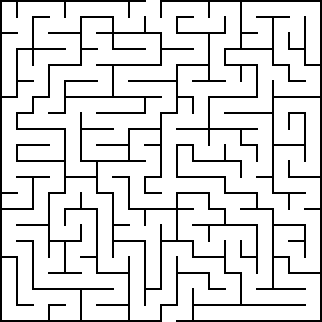
#> input picture 01_first_images/task_1/20 by 20 orthogonal maze.png, 322 x 322 px
$ jupyter execute --allow-errors homework_01.ipynb   (shell and % lines are left out)
#> lines starting #> are read from the running program, lines starting #| are printed output that depends on the picture; after the words box and inside, x2 and y2 are one past the last pixel; in counts of white or black regions, pixels touching at a corner belong together
# Домашняя работа №1

[cell 1]
import cv2
import numpy as np
from collections import deque

import matplotlib.pyplot as plt

[cell 2]
def plot_one_image(image: np.ndarray) -> None:
    """
    Отобразить изображение с помощью matplotlib.
    Вспомогательная функция.

    :param image: изображение для отображения
    :return: None
    """
    fig, axs = plt.subplots(1, 1, figsize=(8, 7))

    axs.imshow(image)
    axs.axis('off')
    plt.plot()

[cell 3]
def plot_two_images(image1: np.ndarray, image2: np.ndarray) -> None:
    fig, axs = plt.subplots(1, 2, figsize=(16, 7))  # 1 строка, 2 столбца

    axs[0].imshow(image1)
    axs[0].axis('off')

    axs[1].imshow(image2)
    axs[1].axis('off')

    plt.tight_layout()
    plt.show()

# Задача №1 - Лабиринт

Реализуйте алгоритм поиска выхода из лабиринта по растровому изобажению.
Вам нужно написать код, который будет находить путь (координаты пикселей) от заданного входа сверху до выхода снизу.

Отрисуйте получившийся маршрут на карте с помощью функции ```plot_maze_path(img, coords)``` или воспользуйтесь вам известным графическим инструментом.

__Input:__

Изображение лабиринта в кодировке $RGB$.

Все карты лежат на [яндекс-диске](https://yadi.sk/d/qEWVZk2picDdZw)

__Ouput:__

Массив координат пути через лабиринт в виде ```(np.array(x), np.array(y))```.

Оценивается __каждое__ успешное решение лабиринта.
Пример решенной задачи.

[cell 4]
def find_way_from_maze(image: np.ndarray) -> tuple:
    """
    Найти путь через лабиринт.

    :param image: изображение лабиринта
    :return: координаты пути из лабиринта в виде (x, y), где x и y - это массивы координат
    """
    gray_image = cv2.cvtColor(image, cv2.COLOR_BGR2GRAY)
    _, binary_mask = cv2.threshold(gray_image, 128, 255, cv2.THRESH_BINARY_INV)
    height, width = binary_mask.shape
    start_point = None
    end_point = None

    for i in range(height):
        for j in range(width):
            if binary_mask[i, j] == 0:
                start_point = (i, j)
                break
        if start_point is not None:
            break

    for i in range(height - 1, -1, -1):
        for j in range(width - 1, -1, -1):
            if binary_mask[i, j] == 0:
                end_point = (i, j)
                break
        if end_point is not None:
            break

    if start_point is None or end_point is None:
        return None

    movements = [(-1, 0), (1, 0), (0, -1), (0, 1)]

    queue = deque([start_point])
    visited_nodes = set()
    visited_nodes.add(start_point)
    parent_map = {start_point: None}

    while queue:
        current_node = queue.popleft()
        if current_node == end_point:
            break
        for move in movements:
            neighbor_node = (current_node[0] + move[0], current_node[1] + move[1])
            if (0 <= neighbor_node[0] < height and
                0 <= neighbor_node[1] < width and
                binary_mask[neighbor_node] == 0 and
                neighbor_node not in visited_nodes):

                visited_nodes.add(neighbor_node)
                queue.append(neighbor_node)
                parent_map[neighbor_node] = current_node

    coords = []
    step = end_point

    while step is not None:
        coords.append(step)
        step = parent_map.get(step)

    coords.reverse()
    x_coords, y_coords = ([], [])
    if coords:
        x_coords, y_coords = zip(*coords)

    return (x_coords, y_coords)

[cell 5]
def plot_maze_path(image: np.ndarray, coords: tuple) -> np.ndarray:
    """
    Нарисовать путь через лабиринт на изображении.
    Вспомогательная функция.

    :param image: изображение лабиринта
    :param coords: координаты пути через лабиринт типа (x, y) где x и y - массивы координат точек
    :return img_wpath: исходное изображение с отрисованными координатами
    """
    if image.ndim != 3:
        img = cv2.cvtColor(img, cv2.COLOR_GRAY2BGR)

    img_wpath = image.copy()
    if coords:
        x, y = coords
        img_wpath[x, y, :] = [0, 0, 255]

    return img_wpath

Загрузим тестовое изображение и отобразим его.

[cell 6]
test_image = cv2.imread('task_1/20 by 20 orthogonal maze.png')  # загрузить тестовую картинку
#> test_image is the input picture: shape (322, 322, 3); 86.4% white; black in thin lines or dots

plot_one_image(test_image)

Теперь ваша задача реализовать функцию ```plot_maze_path``` в ```task_1.py``` для того, чтобы найти координаты пути через лабиринт.

[cell 7]
way_coords = find_way_from_maze(test_image)  # вычислить координаты пути через лабиринт
#> in find_way_from_maze, `gray_image = cv2.cvtColor(image, cv2.COLOR_BGR2GRAY)`: gray_image: shape (322, 322); 86.4% white; black in thin lines or dots
#> in find_way_from_maze, `_, binary_mask = cv2.threshold(gray_image, 128, 255, cv2.THRESH_BINARY..`: binary_mask: shape (322, 322); 13.6% white in thin lines or dots

image_with_way = plot_maze_path(test_image, way_coords)
#> in plot_maze_path, `x, y = coords`: x = 1159 values, max 321 at index 1158, min 0 at index 0, mean 194.6; y = 1159 values, max 226 at index 1067, min 15 at index 286, mean 93.72
#> in plot_maze_path, `img_wpath[x, y, :] = [0, 0, 255]`: img_wpath: shape (322, 322, 3); 1.12% of pixels changed, all inside (x1, y1, x2, y2) = (15, 0, 227, 322)

plot_one_image(image_with_way)

[cell 8]
test_image = cv2.imread('task_1/20 by 22 orthogonal maze.png')  # загрузить тестовую картинку
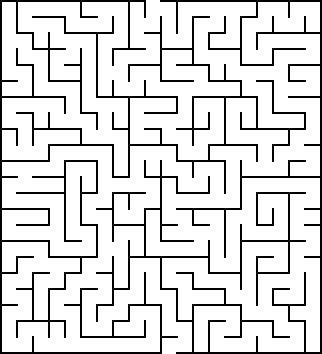
#> input picture 01_first_images/task_1/20 by 22 orthogonal maze.png, 322 x 354 px
#> test_image is the input picture: shape (354, 322, 3); 86.5% white; black in thin lines or dots

way_coords = find_way_from_maze(test_image)  # вычислить координаты пути через лабиринт
#> in find_way_from_maze (call 2), `gray_image = cv2.cvtColor(image, cv2.COLOR_BGR2GRAY)`: gray_image: shape (354, 322); 86.5% white; black in thin lines or dots
#> in find_way_from_maze (call 2), `_, binary_mask = cv2.threshold(gray_image, 128, 255, cv2.THRESH_BINARY..`: binary_mask: shape (354, 322); 13.5% white in thin lines or dots

image_with_way = plot_maze_path(test_image, way_coords)
#> in plot_maze_path (call 2), `img_wpath[x, y, :] = [0, 0, 255]`: img_wpath: shape (354, 322, 3); 0.92% of pixels changed, all inside (x1, y1, x2, y2) = (95, 0, 307, 354)

plot_two_images(test_image, image_with_way)
#> in plot_two_images, `plt.show()`:
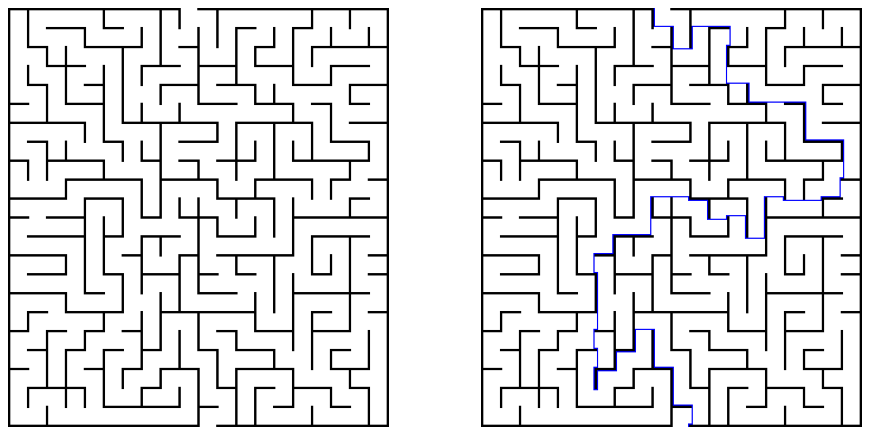
#> figure drawn by matplotlib, 2 panels; B, G, R data is drawn as R, G, B

[cell 9]
test_image = cv2.imread('task_1/25 by 22 orthogonal maze.png')  # загрузить тестовую картинку
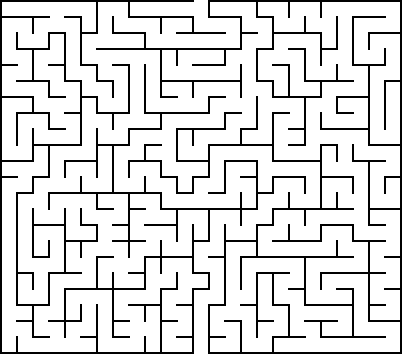
#> input picture 01_first_images/task_1/25 by 22 orthogonal maze.png, 402 x 354 px
#> test_image is the input picture: shape (354, 402, 3); 86.6% white; black in thin lines or dots

way_coords = find_way_from_maze(test_image)  # вычислить координаты пути через лабиринт
#> in find_way_from_maze (call 3), `gray_image = cv2.cvtColor(image, cv2.COLOR_BGR2GRAY)`: gray_image: shape (354, 402); 86.6% white; black in thin lines or dots
#> in find_way_from_maze (call 3), `_, binary_mask = cv2.threshold(gray_image, 128, 255, cv2.THRESH_BINARY..`: binary_mask: shape (354, 402); 13.4% white in thin lines or dots

image_with_way = plot_maze_path(test_image, way_coords)

plot_two_images(test_image, image_with_way)

[cell 10]
test_image = cv2.imread('task_1/30 by 20 orthogonal maze.png')  # загрузить тестовую картинку
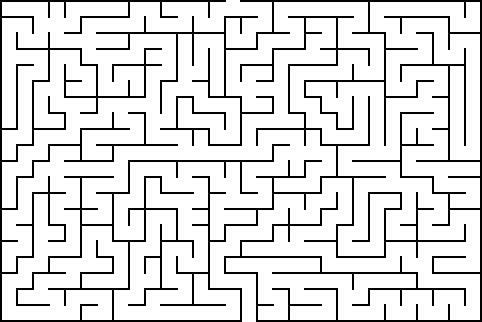
#> input picture 01_first_images/task_1/30 by 20 orthogonal maze.png, 482 x 322 px
#> test_image is the input picture: shape (322, 482, 3); 86.6% white; black in thin lines or dots

way_coords = find_way_from_maze(test_image)  # вычислить координаты пути через лабиринт
#> in find_way_from_maze (call 4), `gray_image = cv2.cvtColor(image, cv2.COLOR_BGR2GRAY)`: gray_image: shape (322, 482); 86.6% white; black in thin lines or dots
#> in find_way_from_maze (call 4), `_, binary_mask = cv2.threshold(gray_image, 128, 255, cv2.THRESH_BINARY..`: binary_mask: shape (322, 482); 13.4% white in thin lines or dots

image_with_way = plot_maze_path(test_image, way_coords)
#> in plot_maze_path (call 4), `img_wpath[x, y, :] = [0, 0, 255]`: img_wpath: shape (322, 482, 3); 1.25% of pixels changed, all inside (x1, y1, x2, y2) = (95, 0, 467, 322)

plot_two_images(test_image, image_with_way)

[cell 11]
test_image = cv2.imread('task_1/30 by 30 orthogonal maze.png')  # загрузить тестовую картинку
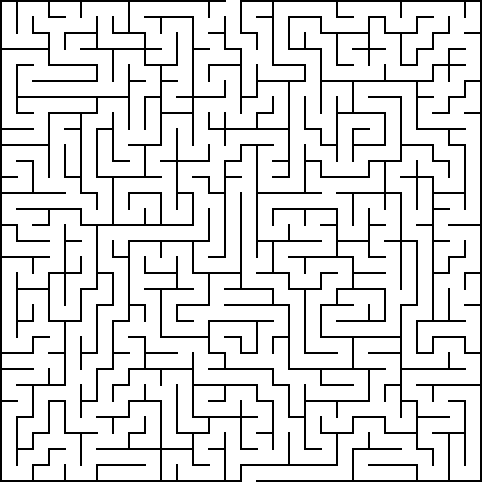
#> input picture 01_first_images/task_1/30 by 30 orthogonal maze.png, 482 x 482 px
#> test_image is the input picture: shape (482, 482, 3); 86.8% white; black in thin lines or dots

way_coords = find_way_from_maze(test_image)  # вычислить координаты пути через лабиринт
#> in find_way_from_maze (call 5), `gray_image = cv2.cvtColor(image, cv2.COLOR_BGR2GRAY)`: gray_image: shape (482, 482); 86.8% white; black in thin lines or dots
#> in find_way_from_maze (call 5), `_, binary_mask = cv2.threshold(gray_image, 128, 255, cv2.THRESH_BINARY..`: binary_mask: shape (482, 482); 13.2% white in thin lines or dots

image_with_way = plot_maze_path(test_image, way_coords)
#> in plot_maze_path (call 5), `x, y = coords`: x = 1573 values, max 481 at index 1572, min 0 at index 0, mean 247.1; y = 1573 values, max 466 at index 1101, min 207 at index 50, mean 358.1
#> in plot_maze_path (call 5), `img_wpath[x, y, :] = [0, 0, 255]`:
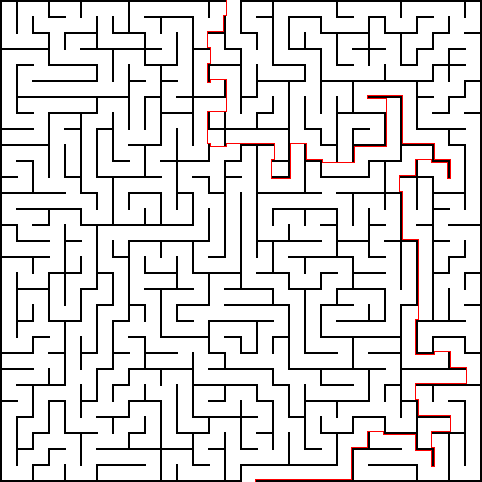
#> img_wpath: shape (482, 482, 3); 0.68% of pixels changed, all inside (x1, y1, x2, y2) = (207, 0, 467, 482)

plot_two_images(test_image, image_with_way)
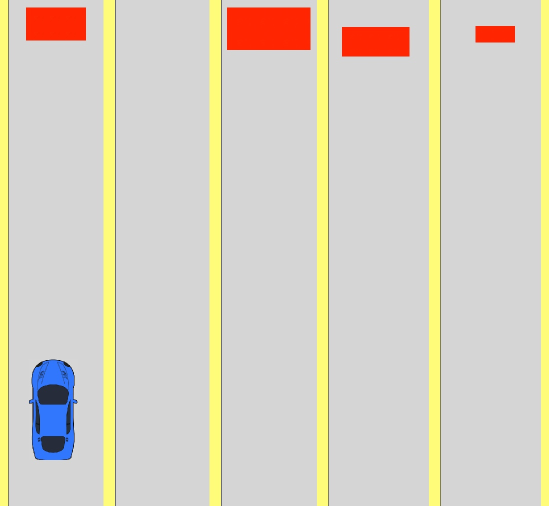
#> input picture 01_first_images/task_2/image_00.jpg, 1098 x 1012 px (shown at 1/2 size)
#> further down, test_image is the input picture: shape (1012, 1098, 3); mean B, G, R 195.1, 209.5, 215.6

# Задача №2 - Пробки в городе

Требуется написать программу, которая на вход принимает картинку, на которой схематически изображена машинка на дороге с $N$ полосами и препятствия на полосах. Соответствующие объекты обозначены цветами, которые сохраняются на всех изображениях.

Результатом работы программы является номер полосы, на которую нужно перестроиться или сообщение о том, что перестраиваться не нужно.

**Примечание: номер дороги считается слева направо, отсчет начинается с нуля.**

Примеры изображений:
<table><tr>
    <td>  </td>
    <td>  </td>
</tr></table>

[cell 12]
def find_road_number(image: np.ndarray) -> int:
    """
    Найти номер дороги, на которой нет препятсвия в конце пути.

    :param image: исходное изображение
    :return: номер дороги, на котором нет препятсвия на дороге
    """
    road_number = None
    gray_lower = (200, 200, 200)
    gray_upper = (220, 220, 220)
    red_lower = (230, 0, 0)
    red_upper = (255, 50, 50)

    gray_mask = cv2.inRange(image, gray_lower, gray_upper)
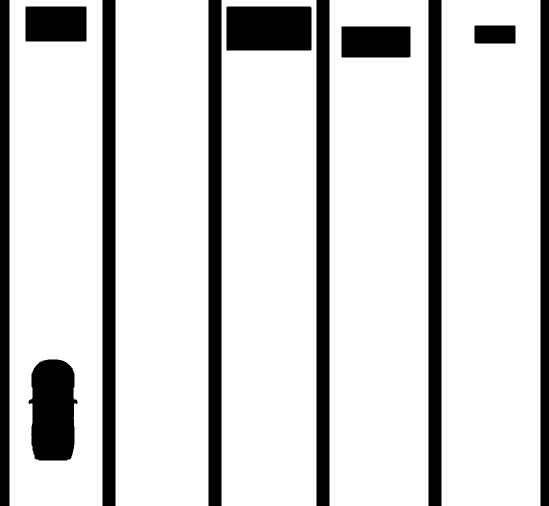
#> gray_mask: shape (1012, 1098) (shown at 1/2 size); 82.6% white; 12 black regions (1 under 20 px), largest, box (x1, y1, x2, y2) and area: (205, 0, 231, 1012) 26312, (417, 0, 443, 1012) 26312, (633, 0, 659, 1012) 26312
    red_mask = cv2.inRange(image, red_lower, red_upper)
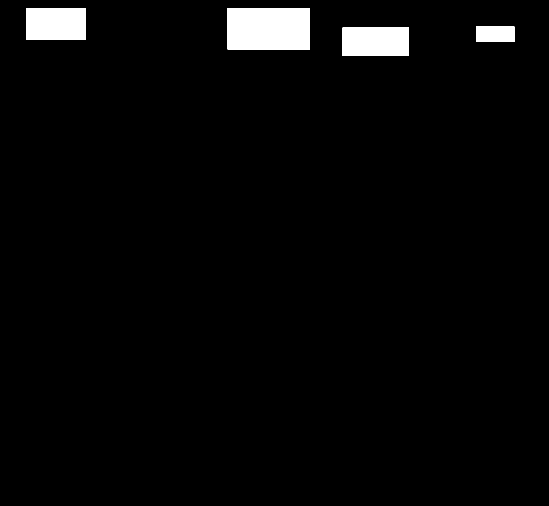
#> red_mask: shape (1012, 1098) (shown at 1/2 size); 2.8% white; 4 white regions

    contours_gray, _ = cv2.findContours(gray_mask, cv2.RETR_EXTERNAL, cv2.CHAIN_APPROX_SIMPLE)
#> contours_gray = 5 contours; box (x1, y1, x2, y2) and area: (883, 0, 1081, 1012) 199167, (659, 0, 857, 1012) 199167, (443, 0, 633, 1012) 191079, (231, 0, 417, 1012) 187035, (19, 0, 205, 1012) 187035
    contours_gray = contours_gray[::-1]
#> contours_gray = 5 contours; box (x1, y1, x2, y2) and area: (659, 0, 857, 1012) 199167, (883, 0, 1081, 1012) 199167, (443, 0, 633, 1012) 191079, (19, 0, 205, 1012) 187035, (231, 0, 417, 1012) 187035

    road_number = None
    for i, contour in enumerate(contours_gray):
        x, y, w, h = cv2.boundingRect(contour)
        road_region = red_mask[y:y+h, x:x+w]
        if np.sum(road_region) == 0:
            road_number = i + 1
            break
#> this loop made 2 passes
#> (contour, x, y, w, h, road_number) on pass 2: ([[231, 0], [231, 1011], [416, 1011], [416, 0]], 231, 0, 186, 1012, 2)
#> (contour, x, y, w, h) on pass 1: ([[19, 0], [19, 1011], [204, 1011], [204, 0]], 19, 0, 186, 1012)
#> pass 1, in find_road_number, `road_region = red_mask[y:y+h, x:x+w]`:
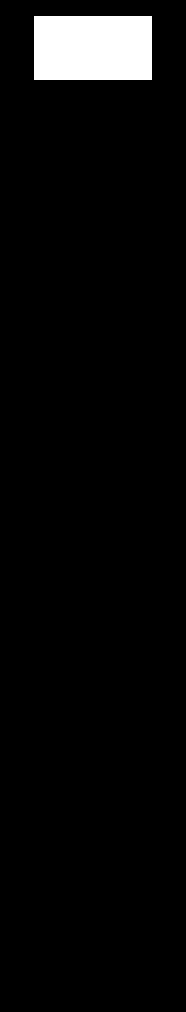
#> road_region: shape (1012, 186); 4% white; 1 white region, box (x1, y1, x2, y2) and area: (34, 16, 152, 80) 7552

    return road_number

[cell 13]
test_image = cv2.imread('task_2/image_00.jpg')
test_image = cv2.cvtColor(test_image, cv2.COLOR_BGR2RGB)
plot_one_image(test_image)

[cell 14]
road_number = find_road_number(test_image)
#> road_number = 2

print(f'Нужно перестроиться на дорогу номер {road_number}')
#| Нужно перестроиться на дорогу номер 2
